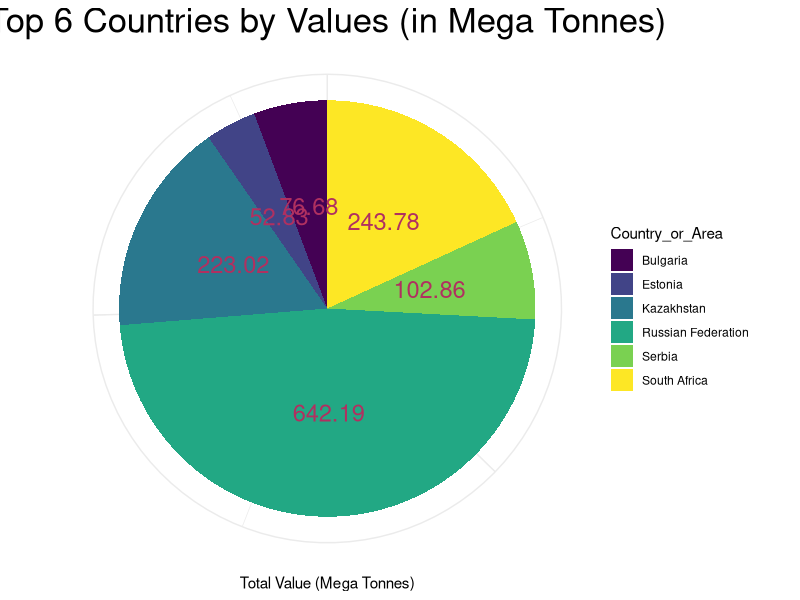
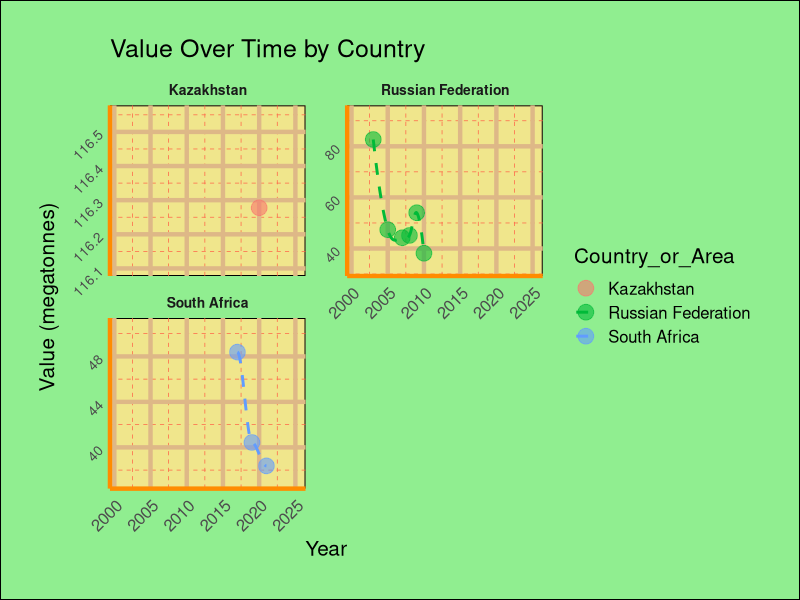
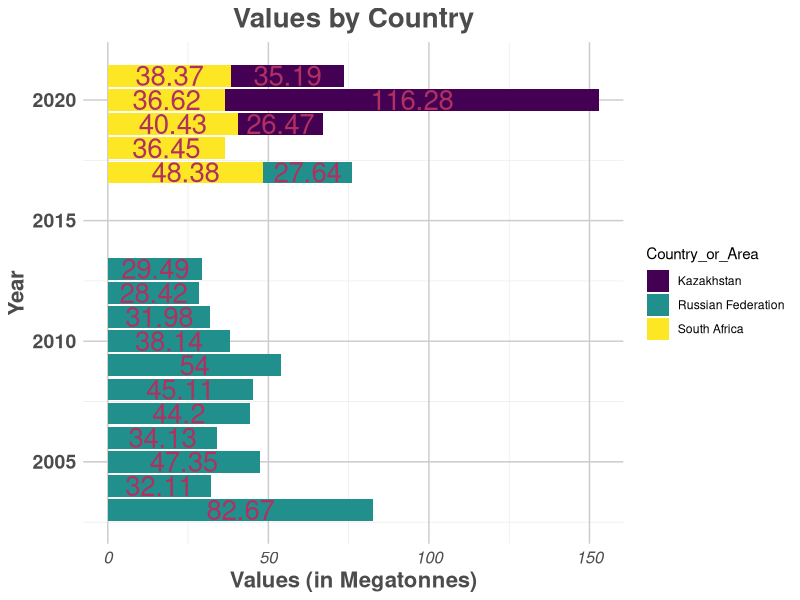

Generate these figures, in order, with R:
## ---- chunk 1
if (!require('tidyverse')) install.packages('tidyverse'); library('tidyverse')
if (!require('tidyr')) install.packages('tidyr'); library('tidyr')
if (!require('kableExtra')) install.packages('kableExtra'); library('kableExtra')
if (!require('RColorBrewer')) install.packages('RColorBrewer'); library('RColorBrewer')
if (!require('ggplot2')) install.packages('ggplot2'); library('ggplot2')
if (!require('ggthemes')) install.packages('ggthemes'); library('ggthemes')

## ---- chunk 2
file.exists("Assignment1-Vemula.csv")
## ---- chunk 3
df <- read_csv(file="Assignment1-Vemula.csv", show_col_types = FALSE)
colnames(df)
## ---- chunk 4
kbl(tail(df,n=12), caption = "Environmental Data Summary") %>%
  kable_styling(
    bootstrap_options = c("striped", "hover", "condensed", "responsive"),
    full_width = FALSE,
    position = "center",
    font_size = 14
  ) %>%
  column_spec(1, bold = TRUE, color = "blue") %>%
  column_spec(2, italic = TRUE, color = "darkgreen") %>%
  column_spec(3, bold = TRUE, color = "red") %>%
  column_spec(4, background = "#F5F5F5", color = "purple") %>%
  column_spec(5, bold = TRUE, color = "orange")
## ---- chunk 5
df_environment <- df |> select(-contains("Footnote")) |> 
  select(-contains("Unit"))

colnames(df_environment)=c("Country_or_Area","Year","Value")

kbl(tail(df_environment,n=12)) |>
  kable_styling(
    bootstrap_options = c("bordered", "hover", "striped", "responsive"),
    full_width = TRUE,
    font_size = 14,
    position = "center"
  ) |>
  column_spec(1, bold = TRUE, border_right = TRUE, background = "#D6EAF8") |>
  column_spec(2, italic = TRUE, border_right = TRUE, background = "#D4EFDF") |>
  column_spec(3, color = "#2E4053", background = "#F9E79F") |>
  
  row_spec(0, bold = TRUE, font_size = 16, 
           background = "#1C2833", color = "white")|>
  add_header_above(c("Country Data" = 1, "Yearly Details" = 2),
           background = "#154360", color = "white", bold = TRUE, font_size = 18)|>
  add_header_above(c("Hazardous Waste Landfilled" = 3), 
           background = "#f67", color = "white", bold = TRUE, font_size = 18)

## ---- chunk 6
na_count <- sum(is.na(df_environment))
na_summary <- colSums(is.na(df_environment))
na_count

## ---- chunk 7
df_environment <- df_environment |>
mutate(Values_megatonnes = Value/1000000) |>
select(Country_or_Area, Year, Values_megatonnes)

## ---- chunk 8
kbl(summary(df_environment)) |>
  kable_styling(
    bootstrap_options = c("striped", "hover", "condensed", "responsive"),
    full_width = FALSE,
    position = "center",
    font_size = 16
  ) |>
  column_spec(1, bold = TRUE, color = "#2E8B57", background = "#F0FFF0") |>
  column_spec(2, bold = TRUE, color = "#1E90FF", background = "#F0F8FF") |>
  column_spec(3, bold = TRUE, color = "#FF4500", background = "#FFF5EE") |>
  column_spec(4, bold = TRUE, color = "#FF4500", background = "#FFF5EE") |>
  row_spec(0, background = "#4682B4", color = "white", bold = TRUE) |>
  add_header_above(c("Summary Statistics" = 4), bold = TRUE, 
                   background = "#2F4F4F", color = "white") |>
  add_footnote("Note: Values are in megatonnes.", notation = "symbol")
## ---- chunk 9
untidy_df_environment <- df_environment |>
  pivot_wider(names_from = Year, values_from = Values_megatonnes)

kable(head(untidy_df_environment[, 1:10],n=10), caption = "Untidy Dataset with PivotWider") |>
  kable_styling(
    full_width = FALSE,
    position = "center",
    bootstrap_options = c("striped", "hover", "condensed", "responsive"),
    font_size = 12,
    fixed_thead = TRUE
  ) |>
  column_spec(which(1:10 %% 2 == 0), 
              background = "lightgreen") |> 
  column_spec(which(1:10 %% 2 != 0), 
              background = "#f98")
## ---- chunk 10
tidy_df_environment <- untidy_df_environment |>
  pivot_longer(
    cols = starts_with(c("20","19")),
    names_to = "Year",
    values_to = "Values_megatonnes"
  )

tidy_df_environment <- tidy_df_environment |>
  arrange(desc(Values_megatonnes))

kable(head(tidy_df_environment,n=10), caption = "Tidy Dataset with PivotLonger") |>
  kable_styling(
    full_width = FALSE,
    position = "center",
    bootstrap_options = c("striped", "hover", "condensed", "responsive"),
    font_size = 12,
    fixed_thead = TRUE
  ) |>
  column_spec(which(1:ncol(tidy_df_environment) %% 2 == 0),
              bold = TRUE,color = "purple") |> 
  column_spec(which(1:ncol(tidy_df_environment) %% 2 != 0),
              bold = TRUE, color = "green")
## ---- chunk 11
combined_data <- df_environment |>
  unite("Country_Year", `Country_or_Area`, Year, sep = "_", remove = FALSE) |>
  select(-c(Year,Country_or_Area))

kable(tail(combined_data,n=12)) |>
  kable_styling(
    full_width = FALSE,
    position = "center",
    bootstrap_options = c("striped", "hover", "condensed", "responsive"),
    font_size = 14,
    fixed_thead = TRUE,
    latex_options = "striped"
  ) |>
  column_spec(1, border_right = TRUE, background = "#DFF0D8") |>
  column_spec(2, background = "#F9E79F", bold = TRUE) |>
  row_spec(1:2, background = "#FADBD8", color = "black") |>
  row_spec(3:4, background = "#D4E6F1", color = "black") |>
  row_spec(5:6, background = "#F5CBA7", color = "black") |>
  row_spec(7:8, background = "#D5F5E3", color = "black") |>
  row_spec(9:10, background = "#FDEDEC", color = "black") |>
  add_header_above(bold = TRUE, background = "#6A5ACD",c("UnTidy dataset" = 2))
## ---- chunk 12
separated_data <- combined_data |>
  separate(Country_Year, into = c("Country_or_Area", "Year"), sep = "_")

kable(tail(separated_data,n=10)) |>
  kable_styling(
    full_width = TRUE,
    font_size = 16,
    bootstrap_options = c("striped", "hover", "condensed"),
    latex_options = c("scale_down", "hold_position")
  ) |>
  column_spec(1, bold = TRUE, color = "#FF4500", background = "#FFFFE0") |>
  column_spec(2, italic = TRUE, color = "#2E8B57", background = "#F5FFFA") |>
  column_spec(3, bold = TRUE, color = "#1E90FF", background = "#E6E6FA") |>
  
  row_spec(0, background = "#4B0082", color = "white", 
           bold = TRUE, font_size = 18) |>
  add_header_above(c("Tidy Dataset" = 3), bold = TRUE, 
           background = "#6A4", color = "white", font_size = 20)

## ---- chunk 13
sort_df_environment <- df_environment |>
  group_by(Country_or_Area) |>
  summarise(Total_Values = sum(Values_megatonnes, na.rm = TRUE)) |>
  arrange(desc(Total_Values))


plt1 <- ggplot(head(sort_df_environment, 6), 
               aes(x = "", y = Total_Values, fill = Country_or_Area)) +
  geom_col(show.legend = TRUE) +
  coord_polar(theta = "y") +
  geom_text(aes(label = paste0(round(Total_Values, 2))), 
            position = position_stack(vjust = 0.5),color="maroon",size = 6) +
  labs(
    title = "Top 6 Countries by Values (in Mega Tonnes)",
    x = "",
    y = "Total Value (Mega Tonnes)"
  ) +
  theme_minimal() +
  theme(
    plot.title = element_text(hjust = 0.5, size = 25),
    axis.text = element_blank() 
  ) +
  scale_fill_viridis_d()
suppressWarnings(print(plt1))
## ---- chunk 14
sorted_data <- df_environment |> arrange(desc(Values_megatonnes))

g <- ggplot(head(sorted_data,n=10), 
            aes(x = Year, y = Values_megatonnes, color = Country_or_Area)) +
  geom_point(size = 5, alpha = 0.6) +
  geom_smooth(method = "loess", linetype = "dashed", se = FALSE) +
  facet_wrap(~ Country_or_Area, scales = "free_y", ncol = 2, nrow = 10) +
  theme_minimal(base_size = 15) +
  labs(
    title = "Value Over Time by Country",
    x = "Year",
    y = "Value (megatonnes)"
  )
plt2 <- g + theme(
  panel.background = element_rect(fill = 'khaki'),
  panel.grid.major = element_line(colour = "burlywood", linewidth = 1.5),
  panel.grid.minor = element_line(colour = "tomato", 
                                  linewidth = .25, linetype = "dashed"),
  panel.border = element_blank(),
  axis.line.x = element_line(colour = "darkorange", 
                             linewidth = 1.5, lineend = "butt"),
  axis.line.y = element_line(colour = "darkorange", linewidth = 1.5),
  plot.background = element_rect(fill = "lightgreen"),
  plot.margin = unit(c(1, 1, 1, 1), "cm"),
  strip.text = element_text(size = 10, face = "bold"),
  axis.text.x = element_text(angle = 45, hjust = 1),
  axis.text.y = element_text(angle = 45,size = 10)
) +
  
  scale_y_continuous(expand = expansion(mult = c(0.2, 0.3))) +
  scale_x_continuous(expand = expansion(mult = c(0.2, 0.3)))
suppressWarnings(print(plt2))
  
## ---- chunk 15
plt3 <- ggplot(head(sorted_data,n=20), 
               aes(x = Year, y = Values_megatonnes, fill = Country_or_Area)) +
  geom_bar(stat = "identity", show.legend = TRUE) +
  coord_flip() +
  geom_text(aes(label = paste0(round(Values_megatonnes, 2))), 
            position = position_stack(vjust = 0.5),color="maroon",size = 7)+
  labs(
    title = "Values by Country",
    x = "Year",
    y = "Values (in Megatonnes)"
  ) +
  theme_minimal() +
  theme(
    plot.title = element_text(hjust = 0.5, size = 20, 
                              face = "bold", color = "#4C4C4C"),
    axis.text.y = element_text(size = 14, face = "bold", color = "#4C4C4C"),
    axis.text.x = element_text(size = 12, face = "italic", color = "#4C4C4C"),
    axis.title.x = element_text(size = 16, face = "bold", color = "#4C4C4C"),
    axis.title.y = element_text(size = 16, face = "bold", color = "#4C4C4C"),
    panel.grid.major = element_line(color = "grey80")
  ) +
  scale_fill_viridis_d()

suppressWarnings(print(plt3))
